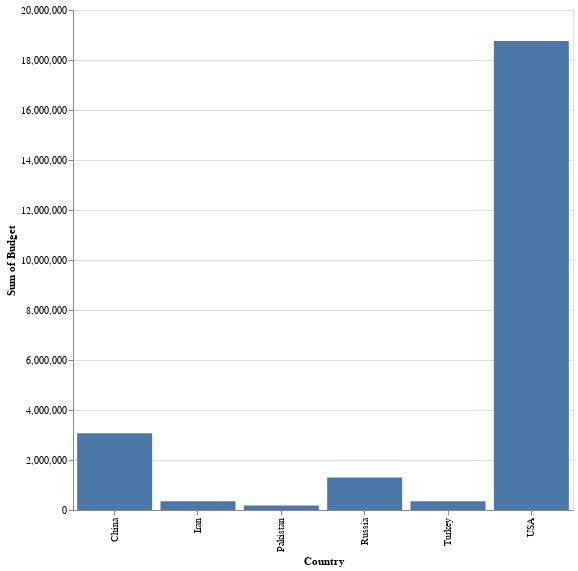

Source (notebook cell):
### Code cell
sipri.spending_bar_chart(["USA", "China", "Russia", "Iran", "Pakistan", "Turkey"], meaningful_world)

### Figure 1 — Vega-Lite specification as saved in the notebook (floating-point values rounded to 4 significant figures; data arrays with more than 128 entries replaced by an {"elided": "..."} marker saying what was removed)
{"config": {"view": {"continuousWidth": 400, "continuousHeight": 300}}, "data": {"name": "data-44fce724dbce77e8bc6c69152e0ae5af"}, "mark": "bar", "encoding": {"x": {"type": "nominal", "field": "Country"}, "y": {"type": "quantitative", "aggregate": "sum", "field": "Budget"}}, "height": 500, "width": 500, "$schema": "https://vega.github.io/schema/vega-lite/v4.8.1.json", "datasets": {"data-44fce724dbce77e8bc6c69152e0ae5af": {"elided": "174 records"}}}
